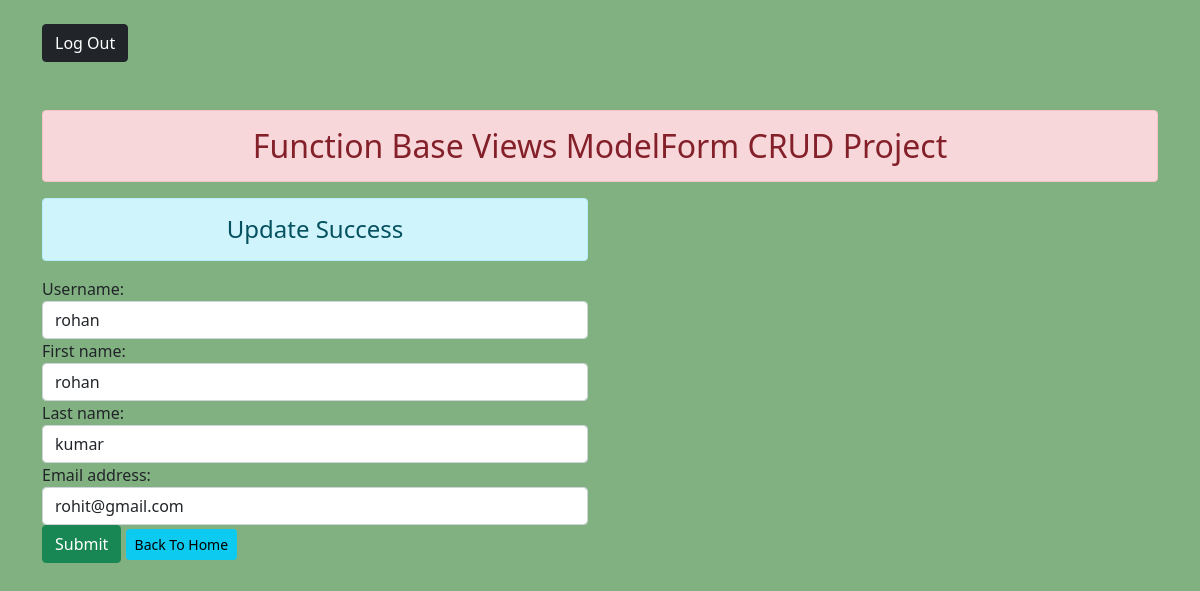
The page /adminupdate16/ on the database its author committed.
### apps/models.py (models this page shows, shortened)
class CustomUser(AbstractUser):
    role_based = [
    ('FM', 'Floor Manager'),
    ('TL', 'Team Lead'),
    ('TM', 'Team Member'),
    ('TR', 'Trainee'),
]
    status = models.CharField(max_length=2, choices=role_based)
    objects=CustomManager()

### apps/views.py (the view)
# urls.py: path('adminupdate<int:id>/',views.adminupdate,name='adminupdate'),
def adminupdate(request, id):
    if request.method == 'POST':
        user = CustomUser.objects.get(pk=id)
        fm = EditAdminUserProfileForm(request.POST, instance=user)
        if fm.is_valid():
            fm.save()
            messages.success(request,'Login Successfull')
            return redirect(show)
    else:
        user = CustomUser.objects.get(pk=id)
        fm = EditAdminUserProfileForm(instance=user)
    return render(request, 'enroll/update.html', {'form': fm})

### apps/forms.py
class EditAdminUserProfileForm(UserChangeForm):
    password=None
    class Meta:
        model=User
        fields=['username','first_name','last_name','email']
        widgets={
            'username':forms.TextInput(attrs={'class':'form-control'}),
            'first_name':forms.TextInput(attrs={'class':'form-control'}),
            'last_name':forms.TextInput(attrs={'class':'form-control'}),
            'email':forms.EmailInput(attrs={'class':'form-control'}),
        }

### apps/templates/enroll/update.html (shortened to what this page needs)
{% extends 'enroll/base.html' %}
{% block content %}
<div class="text">
<div class="row">
    <div class="col-sm-6">
        <h4 class="text-center alert alert-info">Update Success</h4>
        <form action="" method="POST">
        {% for fm in form %}
        {{fm.label_tag }} {{fm}} {{fm.errors|striptags}}
        {% endfor %}
            <input type="submit" class="btn btn-success" value="Submit">
            <a href="{% url 'addandshow' %}" class="btn btn-sm btn-info">Back To Home</a>
        </form>
    </div>
</div>
</div>
{% endblock content %}

### apps/static/enroll/css/style.css (style rules this page uses)
body { background-color: rgb(129, 177, 129); }

### rows shown on the page
CustomUser: form "rohan" "rohan" "kumar" "rohit@gmail.com"

### other values the page prints
{{ fm.label_tag }} "Username:" "First name:" "Last name:" "Email address:"
